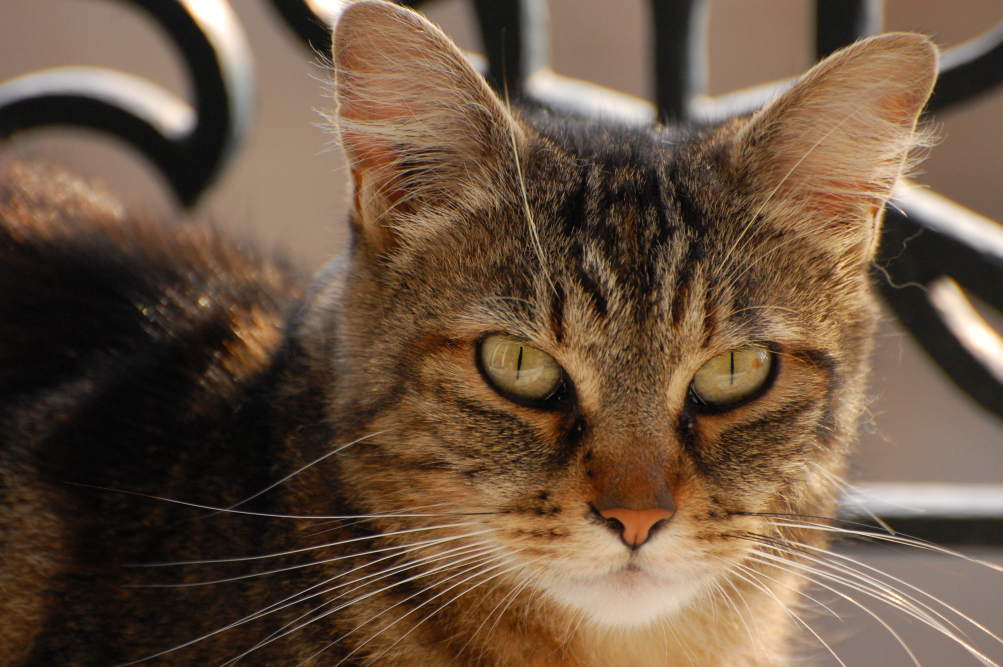
#> input picture Photos/cat.jpg, 3008 x 2000 px (shown at 1/3 size)
$ python basics.py
#> lines starting #> are read from the running program, lines starting #| are printed output that depends on the picture; after the words box and inside, x2 and y2 are one past the last pixel; in counts of white or black regions, pixels touching at a corner belong together
#> further down, img is the input picture: shape (2000, 3008, 3); mean B, G, R 64.8, 84.5, 106.9
### read.py
import cv2 as cv


# [21 lines left out: functions read_image, read_video, not called in this run]


def rescale_frame(frame, scale=0.5):
    # Works with images, videos, and live video feeds
#> called with scale = 0.5
    width = int(frame.shape[1] * scale)
#> width = 1504
    height = int(frame.shape[0] * scale)
#> height = 1000
    dimensions = (width, height)
#> dimensions = (1504, 1000)
    return cv.resize(frame, dimensions, interpolation=cv.INTER_AREA)


# [4 lines left out: function change_resolution, not called in this run]


# [2 lines that do not run on import are left out]

### basics.py
import cv2 as cv
from read import rescale_frame

img = cv.imread("Photos/cat.jpg")
img = rescale_frame(img)  # Image is large so rescaling
cv.imshow("Cat", img)

# Converting an image to grayscale
gray = cv.cvtColor(img, cv.COLOR_BGR2GRAY)
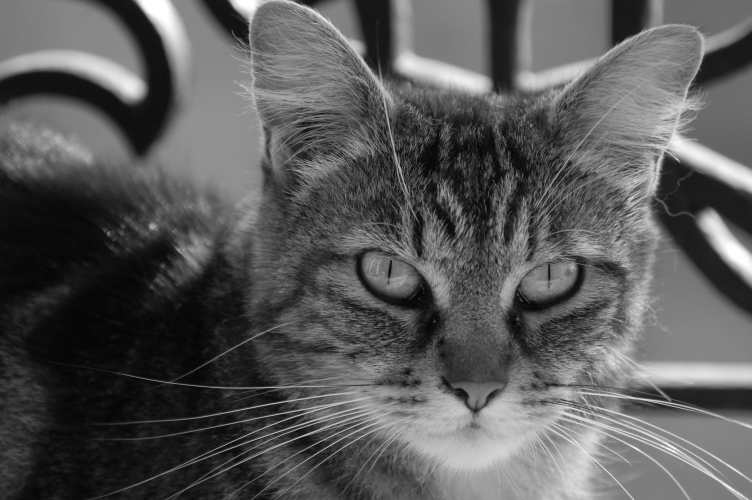
#> gray: shape (1000, 1504) (shown at 1/2 size); min 2, max 255, mean 89.1
# cv.imshow("Gray", gray)

# Blur, can be useful to remove noise
blur = cv.GaussianBlur(img, (5, 5), cv.BORDER_DEFAULT)
# cv.imshow("Blur", blur)

# Edge Cascade, finds edges present in image
canny = cv.Canny(img, 125, 175)
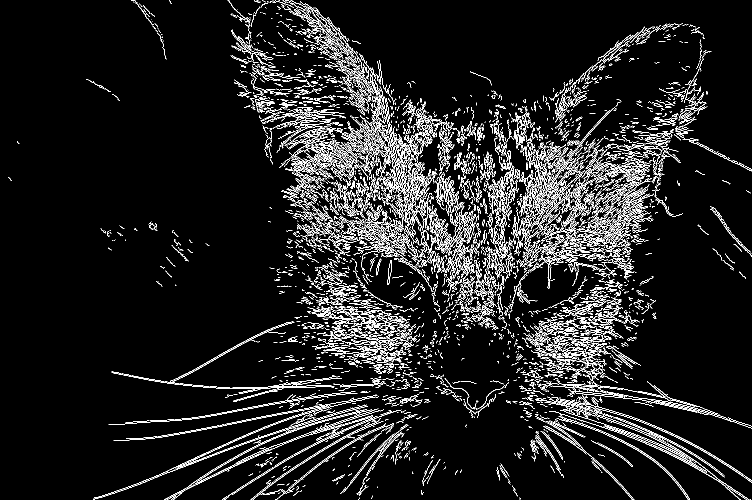
#> canny: shape (1000, 1504) (shown at 1/2 size); 7.8% white in thin lines or dots
# cv.imshow("Edges", canny)

# Dilating the image
dilated = cv.dilate(canny, (7, 7), iterations=3)
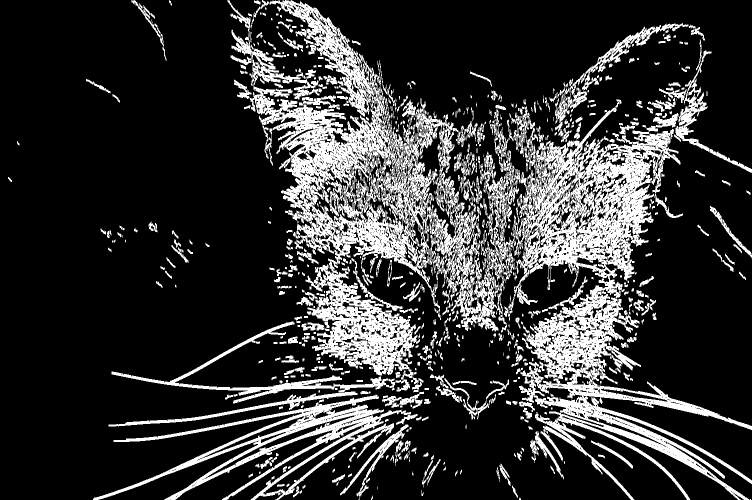
#> dilated: shape (1000, 1504) (shown at 1/2 size); 20.6% white; 793 white regions (275 under 20 px), largest, box (x1, y1, x2, y2) and area: (456, 0, 1504, 1000) 212532, (186, 789, 835, 1000) 24001, (217, 643, 778, 853) 10914
# cv.imshow("Dilated", dilated)

# Eroding
eroded = cv.erode(dilated, (7, 7), iterations=3)
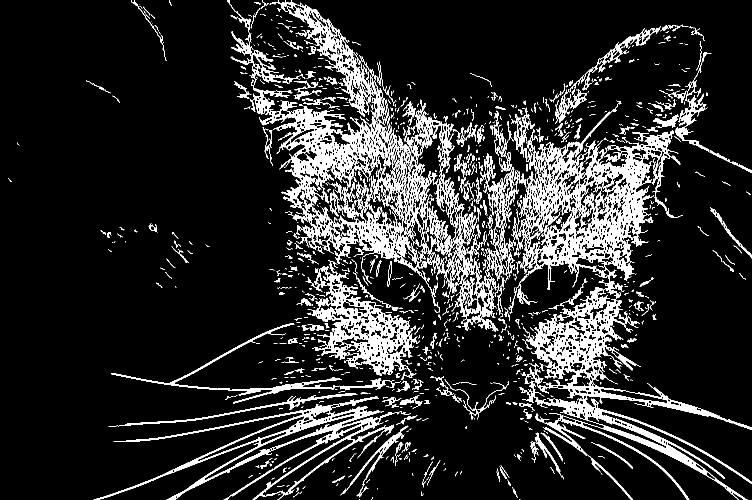
#> eroded: shape (1000, 1504) (shown at 1/2 size); 12.9% white; 1437 white regions (1007 under 20 px), largest, box (x1, y1, x2, y2) and area: (1038, 207, 1504, 1000) 61883, (456, 0, 880, 625) 41902, (611, 520, 840, 760) 14418
# cv.imshow("Eroded", eroded)

# Resizing
resized = cv.resize(img, (500, 500), interpolation=cv.INTER_CUBIC)
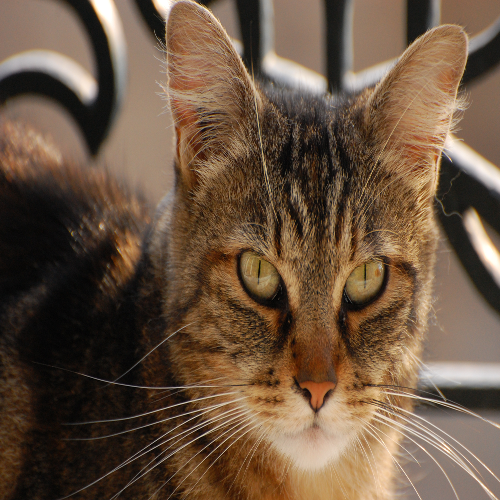
#> resized: shape (500, 500, 3); mean B, G, R 65, 84.6, 107
# cv.imshow("Resized", resized)

# Cropping, array slicing
cropped = img[50:200, 200:400]
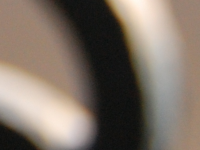
#> cropped: shape (150, 200, 3); mean B, G, R 102.1, 113.1, 125.3
cv.imshow("Cropped", cropped)

cv.waitKey(0)
